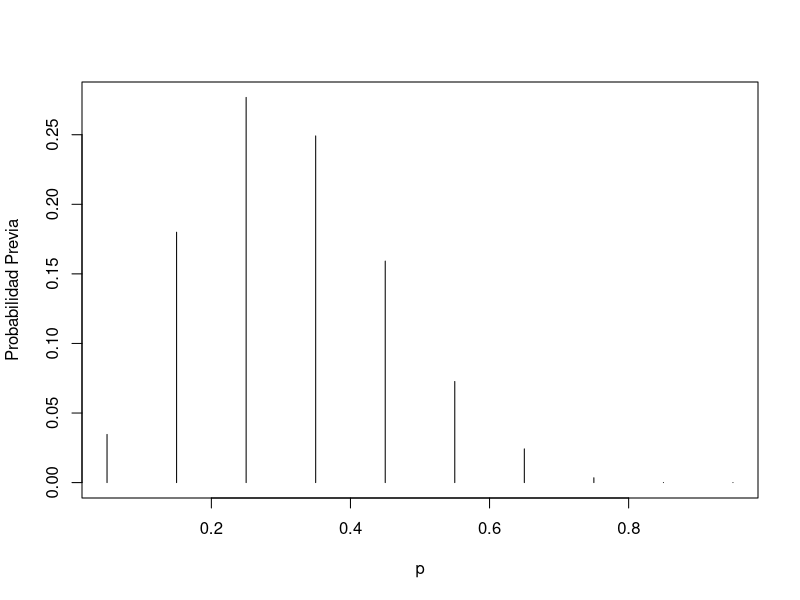
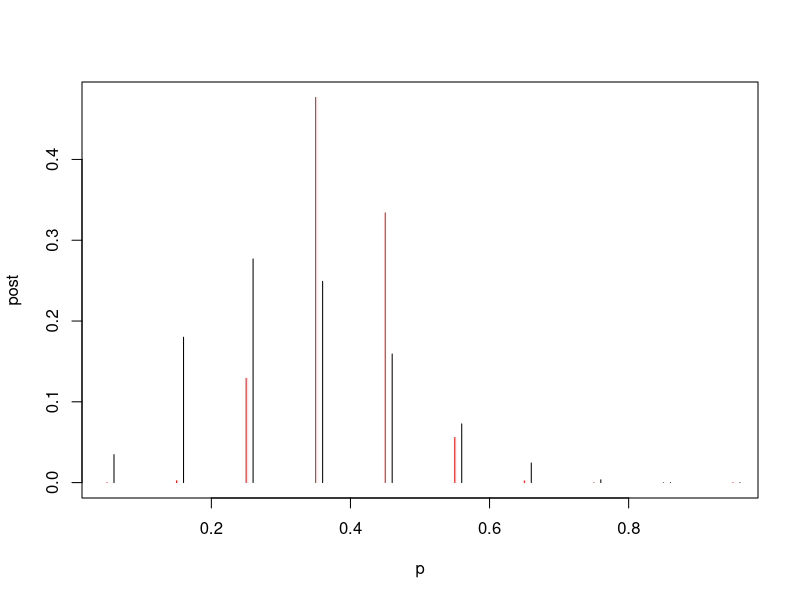
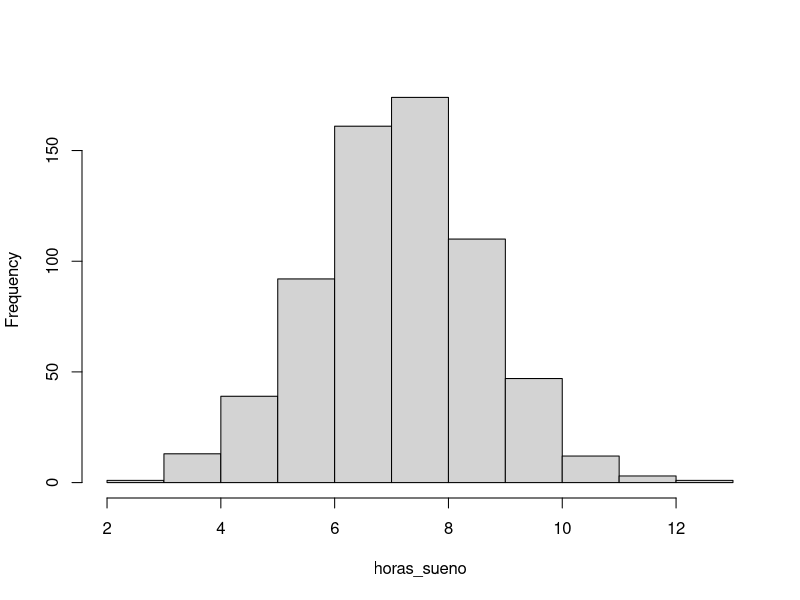
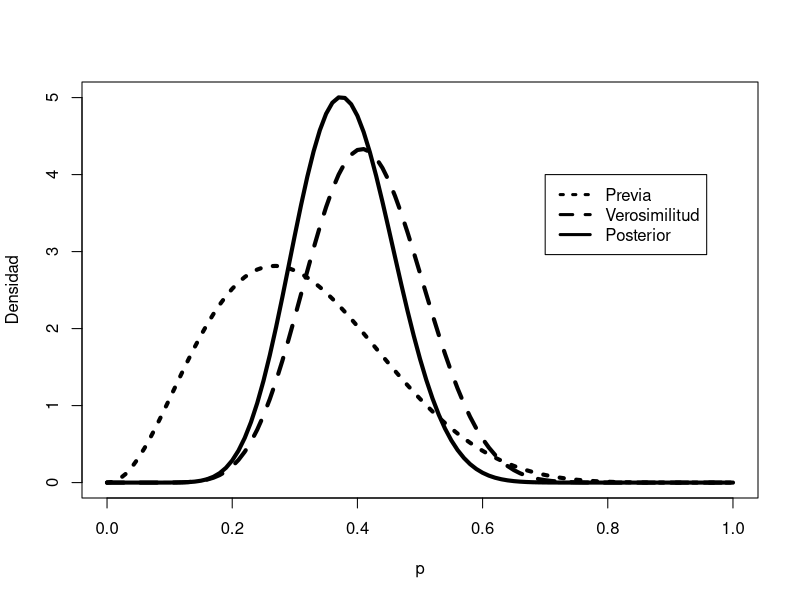
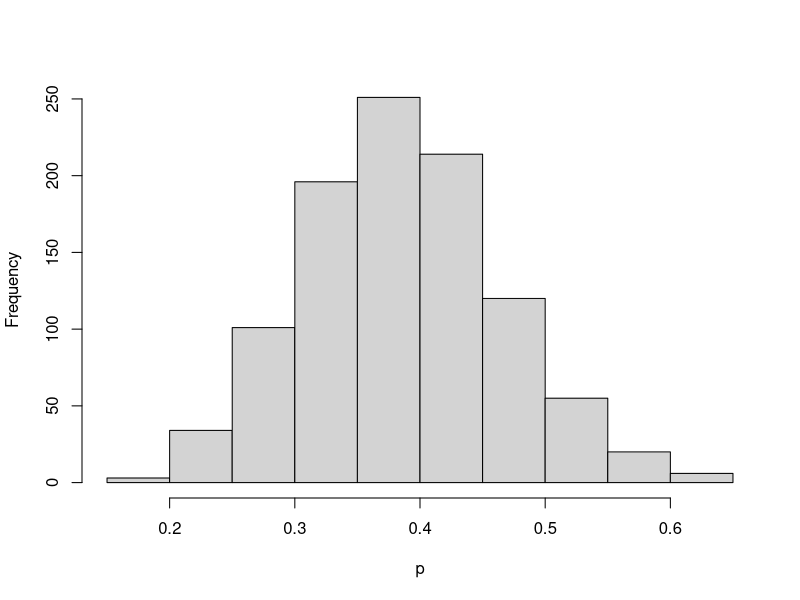
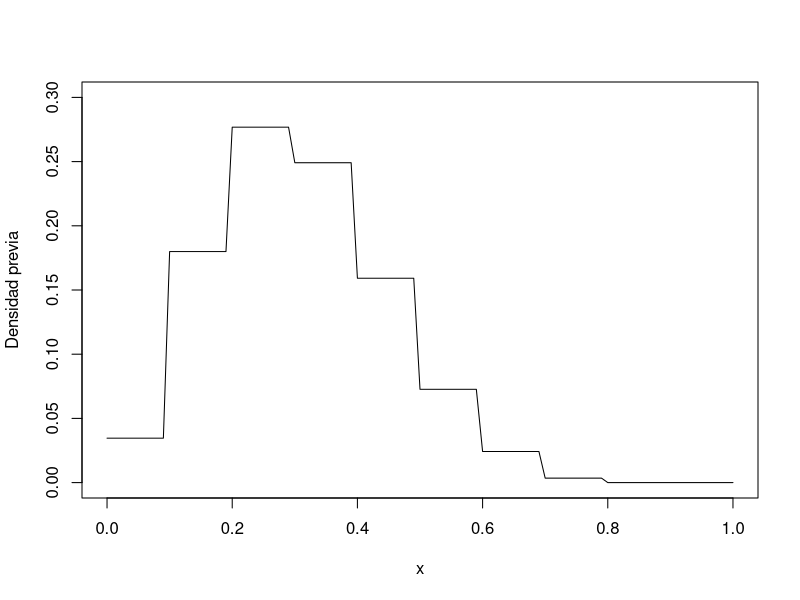
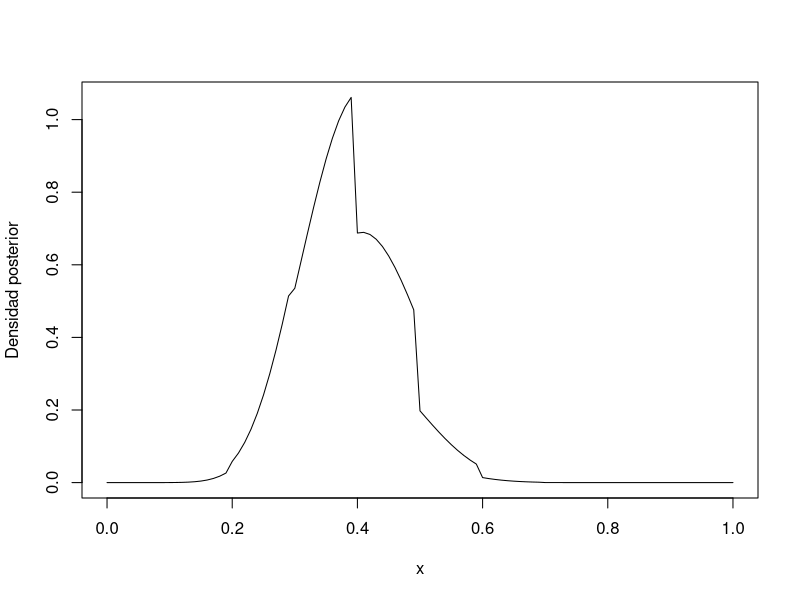
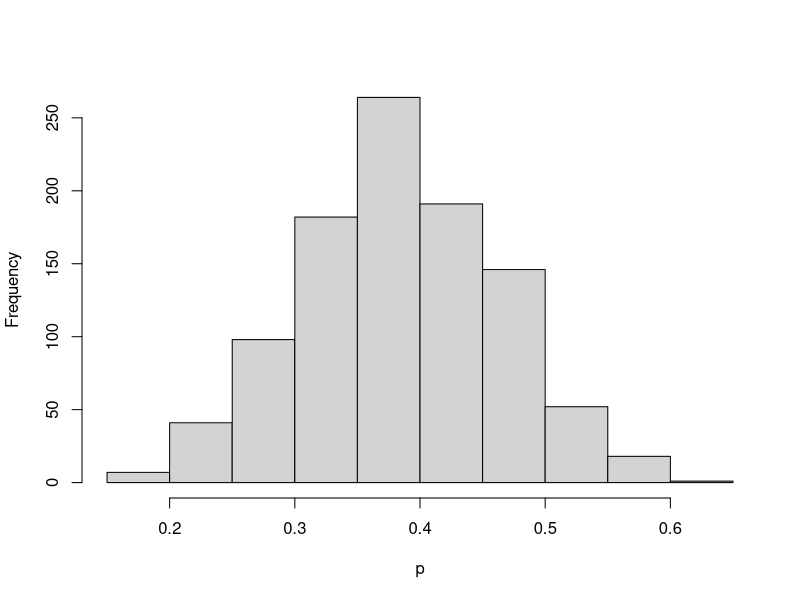

Write the R code that produced these figures, in order. (Note: this script raises an error after producing the figures.)
## ---- chunk 1
(p <- seq(0.05, 0.95, by = 0.1))
(prior <- c(1, 5.2, 8, 7.2, 4.6, 2.1, 0.7, 0.1, 0, 0))
(prior <- prior / sum(prior))
plot(p, prior, type = "h", ylab = "Probabilidad Previa")
## ---- chunk 2
library(LearnBayes)
data <- c(11, 16)
post <- pdisc(p, prior, data)
round(cbind(p, prior, post), 2)
## ---- chunk 3
plot(p, post, type = "h", col = "red")
lines(p + 0.01, prior , type = "h")
## ---- chunk 4
	data("studentdata")
## ---- chunk 5
horas_sueno <- studentdata$WakeUp - studentdata$ToSleep
horas_sueno <- na.omit(horas_sueno)
summary(horas_sueno)
hist(horas_sueno, main = "")
## ---- chunk 6
quantile2 <- list(p = .9, x = .5)
quantile1 <- list(p = .5, x = .3)
ab <- beta.select(quantile1, quantile2)

a <- ab[1]
b <- ab[2]
s <- 11
f <- 16

## ---- chunk 7
curve(
  dbeta(x, a + s, b + f),
  from = 0,
  to = 1,
  xlab = "p",
  ylab = "Densidad",
  lty = 1,
  lwd = 4
)
curve(dbeta(x, s + 1, f + 1),
      add = TRUE,
      lty = 2,
      lwd = 4)
curve(dbeta(x, a, b),
      add = TRUE,
      lty = 3,
      lwd = 4)
legend(
  .7,
  4,
  c("Previa", "Verosimilitud", "Posterior"),
  lty = c(3, 2, 1),
  lwd = c(3, 3, 3)
)
## ---- chunk 8
1 - pbeta(0.5, a + s, b + f)
## ---- chunk 9
qbeta(c(0.05, 0.95), a + s, b + f)
## ---- chunk 10
ps <-  rbeta(1000, a + s, b + f)
hist(ps, xlab = "p", main = "")
## ---- chunk 11

sum(ps >= 0.5)/1000
## ---- chunk 12
quantile(ps, c(0.05, 0.95))
## ---- chunk 13
midpt <- seq(0.05, 0.95, by = 0.1)
prior <- c(1, 5.2,  8, 7.2, 4.6, 2.1, 0.7, 0.1, 0, 0)
prior <- prior / sum(prior) 
## ---- chunk 14
curve(
  histprior(x, midpt, prior),
  from = 0,
  to = 1,
  ylab = "Densidad previa",
  ylim = c(0, .3)
)
## ---- chunk 15
	curve(
	histprior(x, midpt, prior) * dbeta(x, s + 1, f + 1),
	from = 0,
	to = 1,
	ylab = "Densidad posterior"
	)
## ---- chunk 16
p = seq(0, 1, length = 1000)
post = histprior(p, midpt, prior) * dbeta(p, s + 1, f + 1)
post = post / sum(post)
## ---- chunk 17
ps <- sample(p, replace = TRUE, prob = post)
hist(ps, xlab = "p", main = "")
## ---- chunk 18
P <- 1:7

pos_actual <- sample(P, 1)
pos_nueva <- pos_actual

n_pasos <- 50000
trayectoria <- numeric(n_pasos)

trayectoria[1] <- pos_actual

for (k in 2:n_pasos) {
		#Tira la moneda para decidir

		moneda <-   rbinom(1, 1, 0.5)
		# moneda  es 0 o 1
		pos_nueva <- pos_actual
		if (moneda == 1 & (pos_actual + 1) <= 7) {
				pos_nueva = pos_actual + 1
			} else if (moneda == 0 & (pos_actual - 1) >= 1) {
				pos_nueva <- pos_actual - 1
			}

		p_moverse <-  min(pos_nueva / pos_actual, 1)

		hay_movimiento <- 1 - p_moverse <= runif(1)

		if (hay_movimiento) {
				pos_actual <- pos_nueva
			}

		trayectoria[k] <- pos_nueva
	}

## ---- chunk 19
df <- data.frame(x = 1:n_pasos, P = trayectoria)

ggplot(df[1:200, ]) +
  geom_line(aes(x, P)) +
  coord_flip() +
  theme_minimal(base_size = 16)


ggplot(df) +
  geom_histogram(aes(P), stat = "count") +
  theme_minimal(base_size = 16)

## ---- chunk 20
mean(trayectoria) 
sd(trayectoria) 
## ---- chunk 21
# Carga de datos observados
datos_observados <- c(rep(0, 6), rep(1, 14))

# Función de verosimilitud Binomial
verosimilitud <- function(theta, data) {
  z <- sum(data)
  N <- length(data)
  pDatosDadoTheta <- theta ^ z * (1 - theta) ^ (N - z)
  # Es para asegurarse que los datos caigan en [0,1].
  pDatosDadoTheta[theta > 1 | theta < 0] <- 0
  return(pDatosDadoTheta)
}

# densidad previa
previa <- function(theta) {
  pTheta <- dbeta(theta, 1, 1)
  # Es para asegurarse que los datos caigan en [0,1].
  pTheta[theta > 1 | theta < 0] <- 0
  return(pTheta)
}

# densidad posterior
posterior <- function(theta, data) {
  posterior <- verosimilitud(theta, data) * previa(theta)
  return(posterior)
}

n_pasos <- 50000

trayectoria <- rep(0, n_pasos)

# Valor inicial
trayectoria[1] <- 0.01

n_aceptados <- 0
n_rechazados <- 0


sigma <- 0.2

for (t in 2:(n_pasos - 1)) {
  pos_actual <- trayectoria[t]
  
  salto_propuesto <- rnorm(1, mean = 0, sd = sigma)
  
  proba_aceptacion <-
    min(
      1,
      posterior(pos_actual + salto_propuesto,
                datos_observados) / posterior(pos_actual, datos_observados)
    )
  
  # Aceptamos el salto?
  if (runif(1) < proba_aceptacion) {
    # Aceptados
    trayectoria[t + 1] <- pos_actual + salto_propuesto
    n_aceptados <- n_aceptados + 1
  } else {
    # Rechazos
    trayectoria[t + 1] <- pos_actual
    n_rechazados <- n_rechazados + 1
  }
}


## ---- chunk 22
mean(trayectoria[500:n_pasos])
sd(trayectoria[500:n_pasos])
## ---- chunk 23
df <- data.frame(x = 1:n_pasos, P = trayectoria)

ggplot(df[1:500,]) +
  geom_line(aes(x, P), size = 0.5) +
  coord_flip() +
  theme_minimal(base_size = 16)

ggplot(df[500:n_pasos, ]) +
  geom_histogram(aes(P, y = ..density..), color = "white") +
  theme_minimal(base_size = 16)

## ---- chunk 24
metro_2coins <- function(
  z1, n1,              # z = successes, n = trials
  z2, n2,              # z = successes, n = trials
  size  = c(0.1, 0.1), # sds of jump distribution
  start = c(0.5, 0.5), # value of thetas to start at
  num_steps = 5e4,     # number of steps to run the algorithm
  prior1 = dbeta,      # function describing prior
  prior2 = dbeta,      # function describing prior
  args1 = list(),      # additional args for prior1
  args2 = list()      # additional args for prior2
  ) {
  
  theta1            <- rep(NA, num_steps)  # trick to pre-alocate memory
  theta2            <- rep(NA, num_steps)  # trick to pre-alocate memory
  proposed_theta1   <- rep(NA, num_steps)  # trick to pre-alocate memory
  proposed_theta2   <- rep(NA, num_steps)  # trick to pre-alocate memory
  move              <- rep(NA, num_steps)  # trick to pre-alocate memory
  theta1[1]         <- start[1]
  theta2[1]         <- start[2]

  size1 <- size[1] 
  size2 <- size[2] 
  
  for (i in 1:(num_steps-1)) {
    # head to new "island"
    proposed_theta1[i + 1] <- rnorm(1, theta1[i], size1)
    proposed_theta2[i + 1] <- rnorm(1, theta2[i], size2)
    
    if (proposed_theta1[i + 1] <= 0 ||
        proposed_theta1[i + 1] >= 1 ||
        proposed_theta2[i + 1] <= 0 ||
        proposed_theta2[i + 1] >= 1) {
      proposed_posterior <- 0  # because prior is 0
    } else {
      current_prior <- 
        do.call(prior1, c(list(theta1[i]), args1)) *
        do.call(prior2, c(list(theta2[i]), args2))
      current_likelihood  <- 
        dbinom(z1, n1, theta1[i]) *
        dbinom(z2, n2, theta2[i])
      current_posterior   <- current_prior * current_likelihood
      
      proposed_prior <- 
        do.call(prior1, c(list(proposed_theta1[i+1]), args1)) *
        do.call(prior2, c(list(proposed_theta2[i+1]), args2))
      proposed_likelihood  <- 
        dbinom(z1, n1, proposed_theta1[i+1]) *
        dbinom(z2, n2, proposed_theta2[i+1])
      proposed_posterior   <- proposed_prior * proposed_likelihood
    }
    prob_move           <- proposed_posterior / current_posterior
    
    # sometimes we "sail back"
    if (runif(1) > prob_move) { # sail back
       move[i + 1] <- FALSE
      theta1[i + 1] <- theta1[i]
      theta2[i + 1] <- theta2[i]
    } else {                    # stay
       move[i + 1] <- TRUE
      theta1[i + 1] <- proposed_theta1[i + 1]
      theta2[i + 1] <- proposed_theta2[i + 1]
    }
  }
  
  tibble(
    step = 1:num_steps, 
    theta1 = theta1,
    theta2 = theta2,
    proposed_theta1 = proposed_theta1,
    proposed_theta2 = proposed_theta2,
    move = move, 
    size1 = size1,
    size2 = size2
  )
}
## ---- chunk 25
Metro_2coinsA <-
  metro_2coins(
    z1 = 6,
    n1 = 8,
    z2 = 2,
    n2 = 7,
    size = c(0.02, 0.02),
    args1 = list(shape1 = 2, shape2 = 2),
    args2 = list(shape1 = 2, shape2 = 2)
  )

Metro_2coinsA %>%
  gf_density2d(theta2 ~ theta1)

Metro_2coinsA %>%
  gf_density( ~ (theta2 - theta1))

acf(Metro_2coinsA$theta2 - Metro_2coinsA$theta1)

Metro_2coinsA %>% filter(step < 500) %>%
  gf_path(theta2 ~ theta1, color = ~ step, alpha = 0.5) %>%
  gf_point(theta2 ~ theta1, color = ~ step, alpha = 0.5) 
## ---- chunk 26
Metro_2coinsB <-
  metro_2coins(
    z1 = 6,
    n1 = 8,
    z2 = 2,
    n2 = 7,
    size = c(0.2, 0.2),
    args1 = list(shape1 = 2, shape2 = 2),
    args2 = list(shape1 = 2, shape2 = 2)
  )

Metro_2coinsB %>%
  gf_density2d(theta2 ~ theta1)

acf(Metro_2coinsB$theta2 - Metro_2coinsB$theta1)

Metro_2coinsB %>% filter(step < 500) %>%
  gf_path(theta2 ~ theta1, color = ~ step, alpha = 0.5) %>%
  gf_point(theta2 ~ theta1, color = ~ step, alpha = 0.5) 
## ---- chunk 27
gibbs_2coins <- function(
  z1, n1,              # z = successes, n = trials
  z2, n2,              # z = successes, n = trials
  start = c(0.5, 0.5), # value of thetas to start at
  num_steps = 1e4,     # number of steps to run the algorithm
  a1, b1,              # params for prior for theta1
  a2, b2               # params for prior for theta2
  ) {
  
  theta1            <- rep(NA, num_steps)  # trick to pre-alocate memory
  theta2            <- rep(NA, num_steps)  # trick to pre-alocate memory
  theta1[1]         <- start[1]
  theta2[1]         <- start[2]
  
  for (i in 1:(num_steps-1)) {
    if (i %% 2 == 1) { # update theta1
      theta1[i+1] <- rbeta(1, z1 + a1, n1 - z1 + b1)
      theta2[i+1] <- theta2[i]
    } else {           # update theta2
      theta1[i+1] <- theta1[i]
      theta2[i+1] <- rbeta(1, z2 + a2, n2 - z2 + b2)
    }
  }
  
  tibble(
    step = 1:num_steps, 
    theta1 = theta1,
    theta2 = theta2,
  )
}
## ---- chunk 28
Gibbs <-
  gibbs_2coins(z1 = 6, n1 = 8,
               z2 = 2, n2 = 7,
               a1 = 2, b1 = 2, a2 = 2, b2 = 2)  

Gibbs %>% gf_density2d(theta2 ~ theta1)

Gibbs %>% gf_dens( ~ theta1)

acf(Gibbs$theta1)

Gibbs %>% filter(step < 500) %>%
  gf_path(theta2 ~ theta1, color = ~ step, alpha = 0.5) %>%
  gf_point(theta2 ~ theta1, color = ~ step, alpha = 0.5) 
## ---- chunk 29
Gibbs %>% filter(step %% 2 == 0) %>% gf_density2d(theta2 ~ theta1)

Gibbs %>% filter(step %% 2 == 0) %>% gf_density( ~ (theta2 - theta1))

Gibbs %>% filter(step %% 2 == 0) %>% 
  mutate(difference = theta2 - theta1) %>%
  pull(difference) %>%
  acf()

Gibbs %>% filter(step < 500, step %% 2 == 0) %>%
  gf_path(theta2 ~ theta1, color = ~ step, alpha = 0.5) %>%
  gf_point(theta2 ~ theta1, color = ~ step, alpha = 0.5) 
